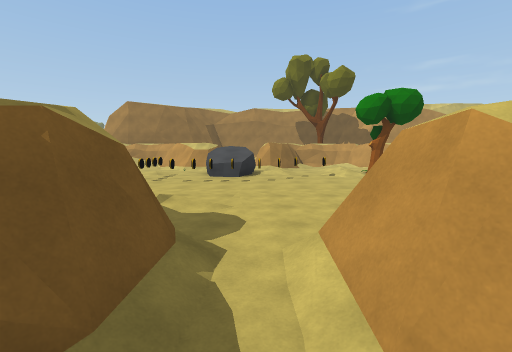
View 1 (above)

24 first-person views from a walk through a Unity game level. The camera is 1.4 m above the floor, tilts 6° down and sees 90° across. The floor is counted in squares, 2 m on a side. Each view is taken from the middle of a square. On the plan, view 1 faces up. The plan holds only what a view shows up to about 9 squares ahead; the rest is blank. The place goes on beyond the plan. The player character is not drawn. Some surface patterns are stand-ins.

View 2
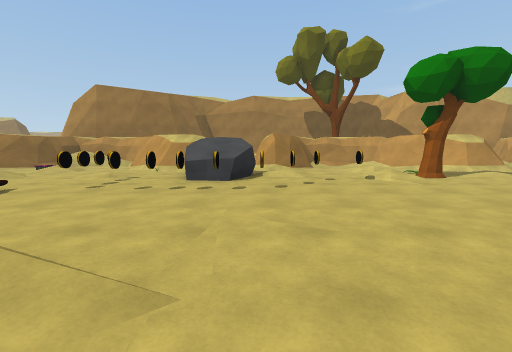

View 3
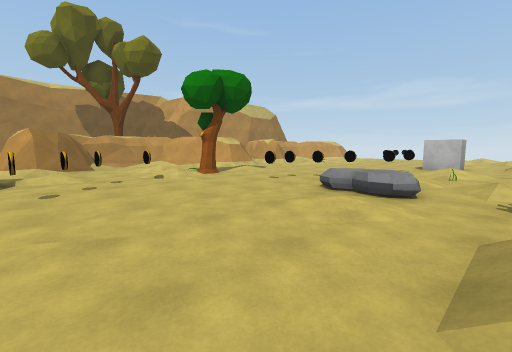

View 4
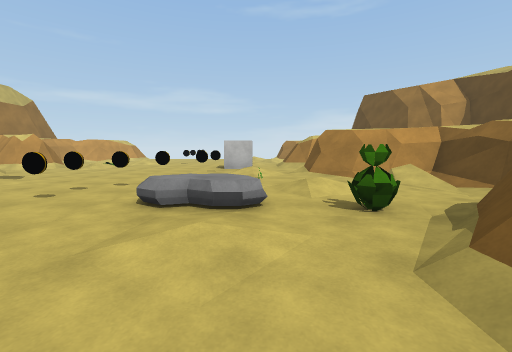

View 5
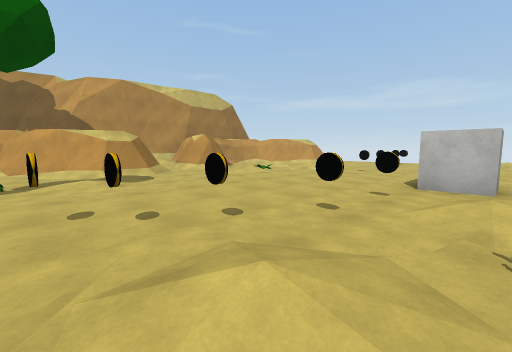

View 6
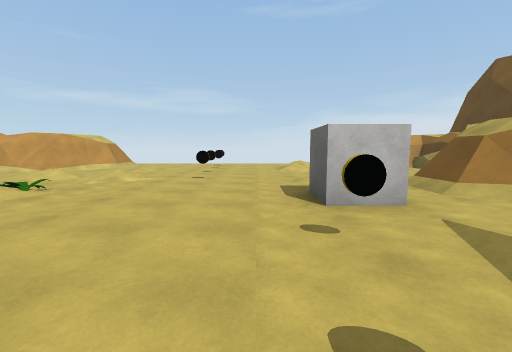

View 7
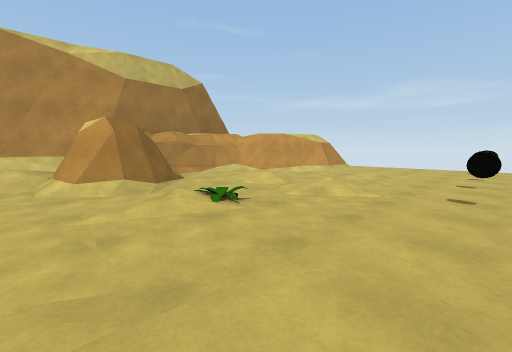

View 8
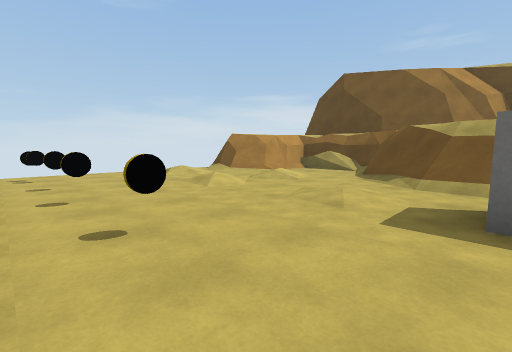

View 9
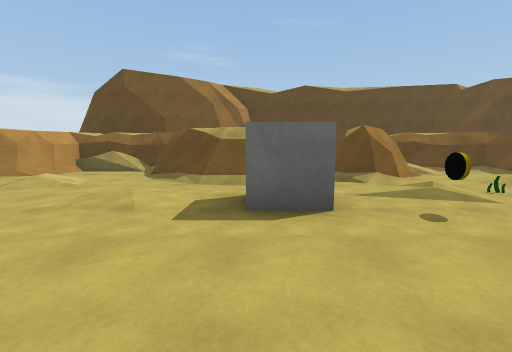

View 10
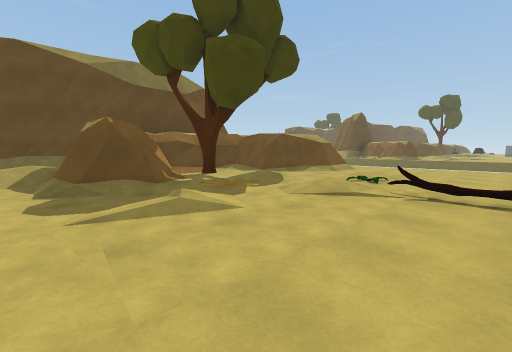

View 11
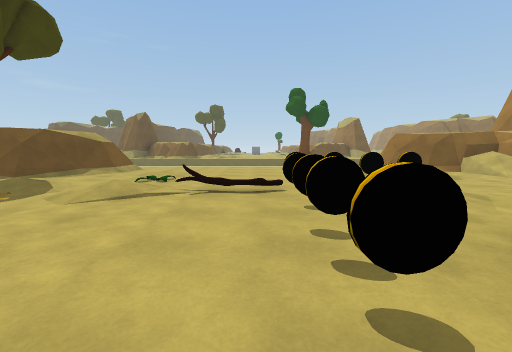

View 12
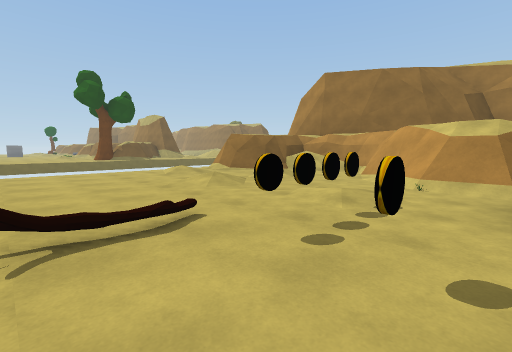

View 13
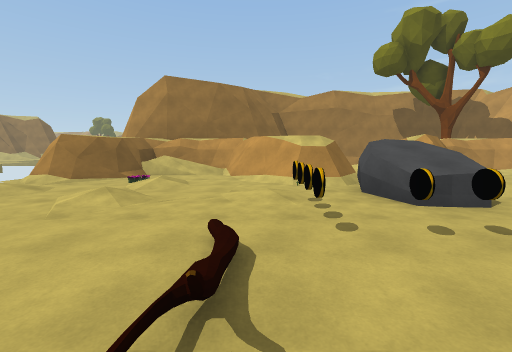

View 14
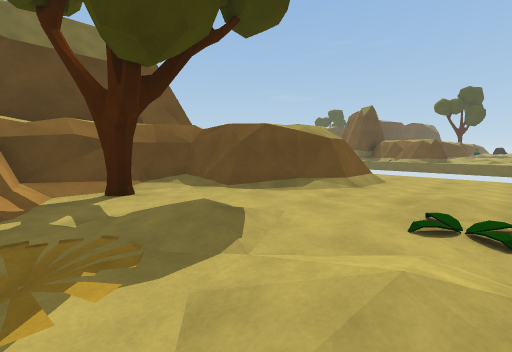

View 15
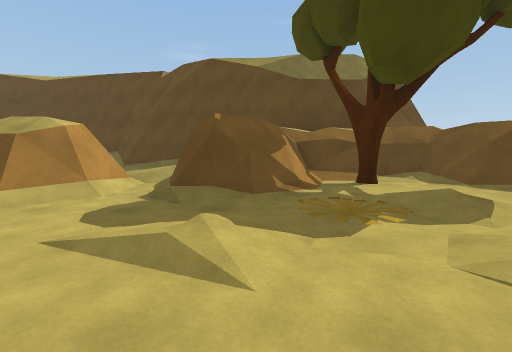

View 16
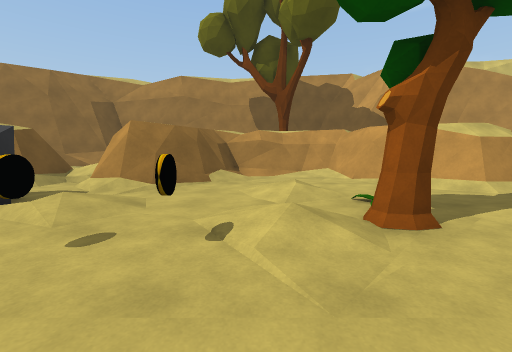

View 17
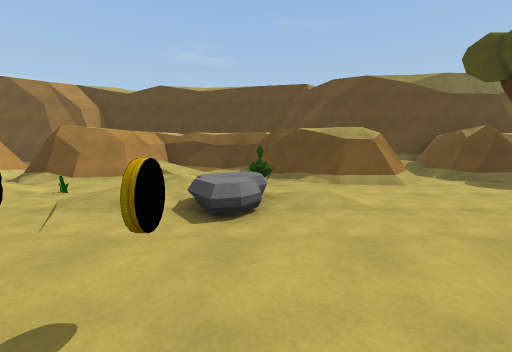

View 18
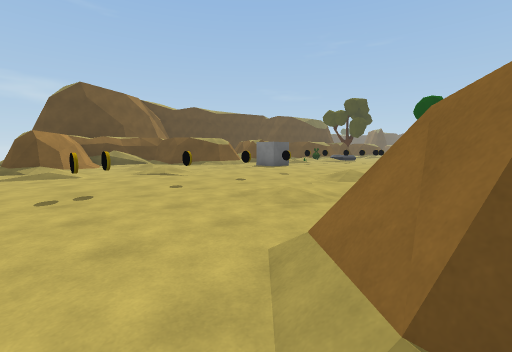

View 19
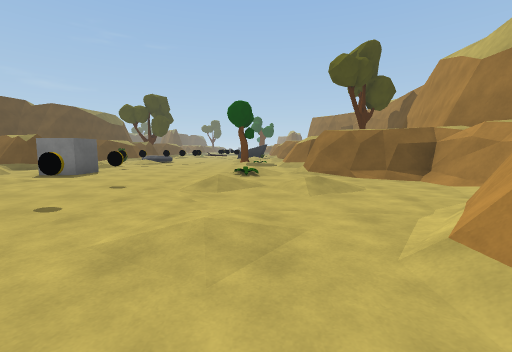

View 20
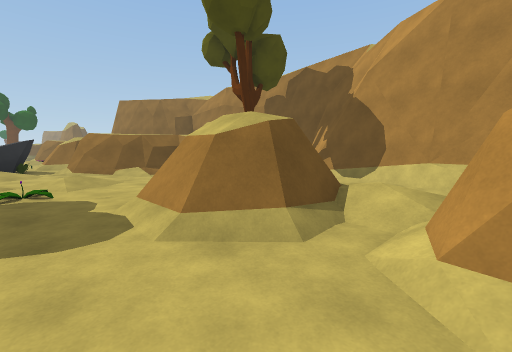

View 21
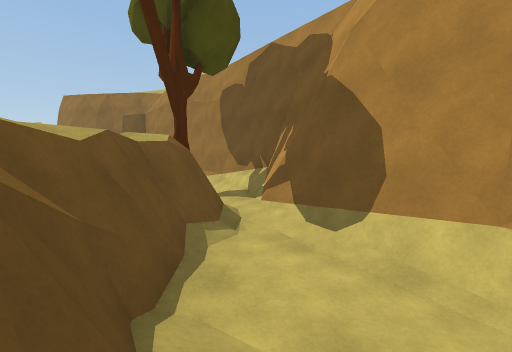

View 22
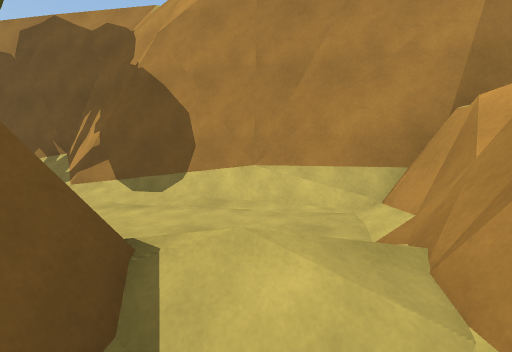

View 23
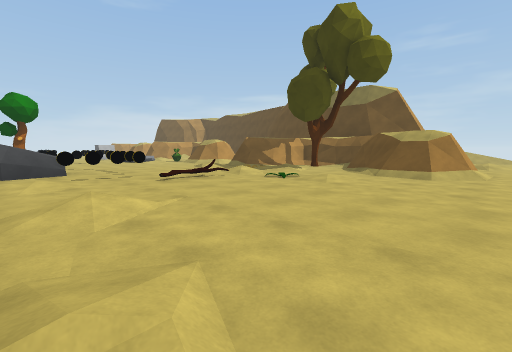

View 24
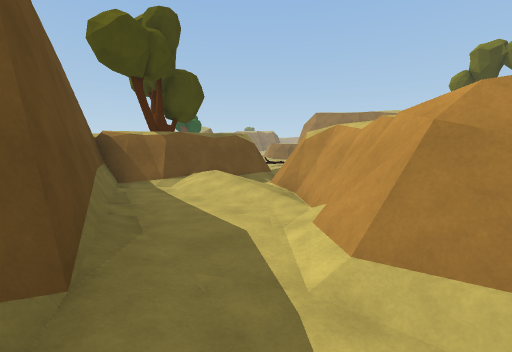

### Floor plan
Key: @ floor where view 1 was taken; # wall or solid block; . main floor; : floor 0.25 m higher than the main floor; + floor 0.5 m higher than the main floor; / step, stairs or slope; = window, fence, low wall or low ledge; ^ raised ledge; R rock; C coin; T tree; P plant; L log; A crate; O other object.
Columns run from 10 left of view 1 to 19 right of it. Each row starts with its distance up from view 1.
 16                 ####
 15     ###        ##..####
 14   ##^## =   ######../#####
 13  ##=//###=###..####/###..##
 12 ##....###/##....###.##....###.
 11 ...O/..O/...../..//....:...//.
 10 .+......ROO:...P:...:P........
  9 ...:...C.R.OC/T........:......
  8 .......C..OO................O.
  7 ........CO....CC.......C.OO.C.
  6 ......L.........C.............
  5 ....P.:.......R//O.C.A....:...
  4 ...:....::...:R..O:.........+.
  3 .//...:P...//.P::....//../....
  2 .###....##.###....##/###....##
  1 .####.T###.####..###=###...##
  0 .   #####/@/######     ##^^#
 -1 ..     ##....##  #       ^##
 -2 ..      ###....
 -3           ####/

Positions as (right, up) in squares from view 1, and headings:
1: (0, 0), facing up
2: (0, 3), facing up
3: (0, 3), facing up-right
4: (1, 4), facing right
5: (5, 4), facing up-right
6: (7, 6), facing right
7: (9, 7), facing up-right
8: (11, 8), facing down-right
9: (11, 8), facing down
10: (0, 7), facing down-left
11: (0, 7), facing left
12: (-2, 6), facing up-left
13: (-4, 5), facing up
14: (-3, 5), facing down-left
15: (-2, 6), facing down
16: (3, 7), facing up
17: (4, 8), facing down
18: (19, 12), facing down-left
19: (18, 10), facing left
20: (10, 10), facing up-left
21: (9, 13), facing up-left
22: (9, 12), facing up
23: (-10, 10), facing down-right
24: (4, -3), facing up-left
